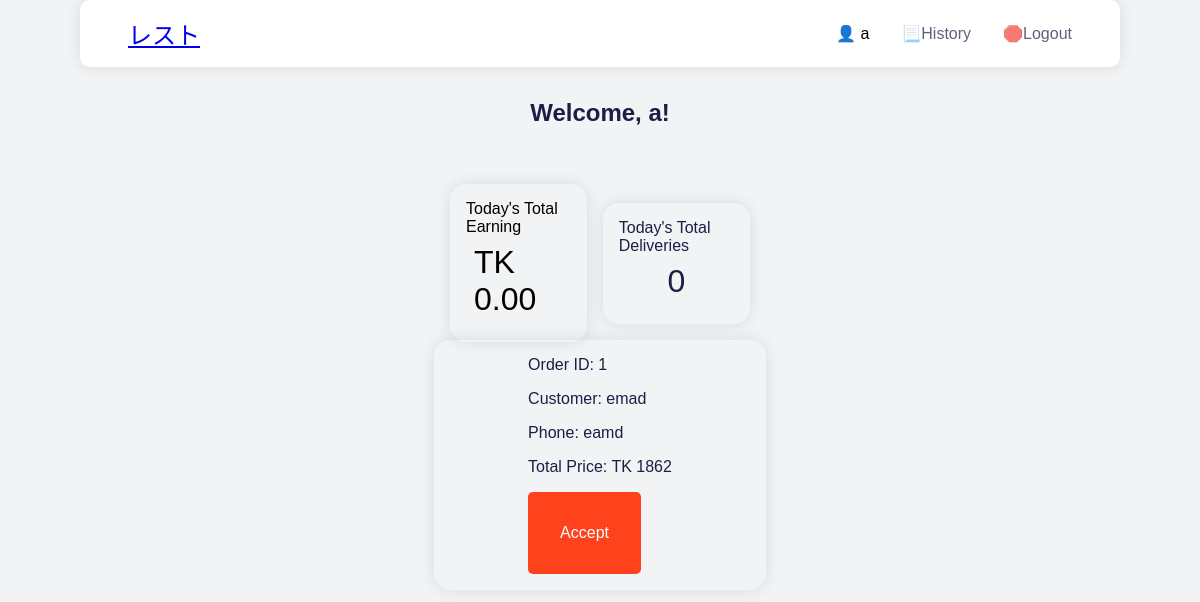
Page /deliveryman/deliverymanfront.php (signed in) on the earlier database version.
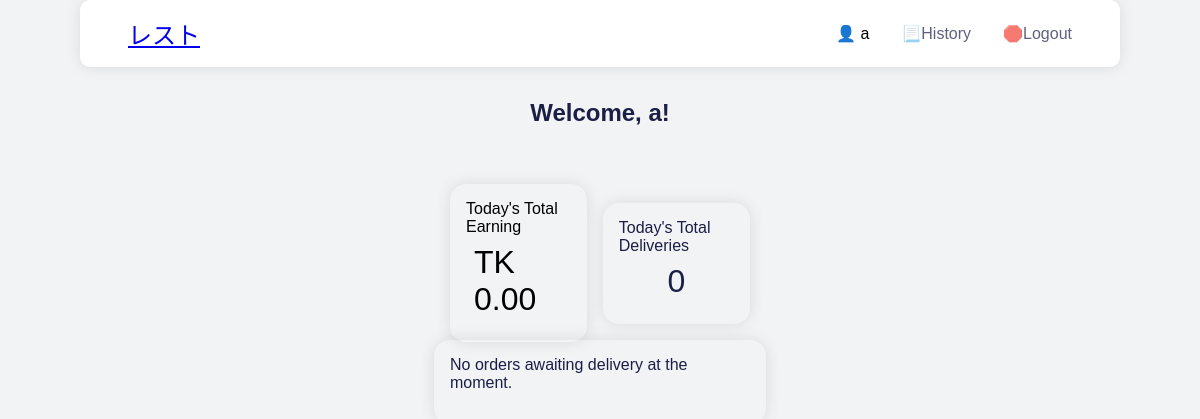
Same page on the later database version.
### tables this page shows
CREATE TABLE `check_for_rider` (
  `id` int(11) NOT NULL,
  `order_id` int(11) NOT NULL,
  `restaurant_name` varchar(100) NOT NULL,
  `customer_name` varchar(100) NOT NULL,
  `phone_number` varchar(15) NOT NULL,
  `room_number` varchar(50) NOT NULL,
  `total_price` int(11) NOT NULL,
  `status` enum('Awaiting','Pending','Confirmed','Cancelled') DEFAULT 'Awaiting',
  `rider_username` varchar(255) DEFAULT NULL,
  `added_at` datetime DEFAULT current_timestamp()
);

### deliveryman/deliverymanfront.php (the view, shortened to what this page needs)
<?php
$rider_username = $_SESSION['rider_username'];
$servername = "localhost";
$username_db = "root";
$password = "";
$dbname = "uiu-canteen";
$conn = new mysqli($servername, $username_db, $password, $dbname);
$sql = "SELECT * FROM check_for_rider WHERE status = 'Awaiting'";
$result = $conn->query($sql);
$available_orders = [];
if ($result->num_rows > 0) {
    while ($row = $result->fetch_assoc()) {
        $available_orders[] = $row;
    }
}
?>
<!DOCTYPE html>
<html lang="en">
<head>
    <link rel="stylesheet" href="deliveryman.css">
</head>
<body>
    <section class="nav-top">
        <navbar>
            <ul class="nav-list">
                <li class="nav-logo"> <a href="#">レスト</a> </li>
                <li class="nav-item">👤 <?php echo htmlspecialchars($rider_username); ?></li>
                <li class="nav-item"> <a href="delivery-history.php">📃History</a> </li>
                <li class="nav-item"> <a href="delivery-logout.php">🛑Logout</a> </li>
            </ul>
        </navbar>
    </section>
    <section class="main">
        <h1 class="welcome-msg">Welcome, <?php echo htmlspecialchars($rider_username); ?>!</h1>
        <div class="dashboard">
            <div class="dashboard-left">
                <p>Today's Total Earning</p>
                <p style="font-size: 2rem; padding: 0.5rem;">TK 0.00</p>
            </div>
            <div class="dashboard-right">
                <p>Today's Total Deliveries</p>
                <p style="font-size: 2rem; padding: 0.5rem;">0</p>
            </div>
        </div>
        <div class="main-content">
            <?php if (!empty($available_orders)) : ?>
                <?php foreach ($available_orders as $order) : ?>
                    <div class="order-box">
                        <p>Order ID: <?php echo htmlspecialchars($order['order_id']); ?></p>
                        <p>Customer: <?php echo htmlspecialchars($order['customer_name']); ?></p>
                        <p>Phone: <?php echo htmlspecialchars($order['phone_number']); ?></p>
                        <p>Total Price: TK <?php echo htmlspecialchars($order['total_price']); ?></p>
                        <form method="POST" action="take-order.php">
                            <button type="submit" class="confirm-btn">Accept</button>
                        </form>
                    </div>
                <?php endforeach; ?>
            <?php else : ?>
                <p>No orders awaiting delivery at the moment.</p>
            <?php endif; ?>
        </div>
    </section>
</body>
</html>

### deliveryman/deliveryman.css (style rules this page uses)
* { margin: 0; padding: 0; font-family: sans-serif; }
body { background-color: #f1f3f4; -webkit-font-smoothing : antialiased; font-family: sans-serif; }
li { list-style: none; }
.nav-top { padding: 0rem 5rem 1rem 5rem; align-self: center; }
.nav-list { background-color: white; box-shadow: 0px 0px 1rem rgba(0, 0, 0, 0.1); margin: 0; padding: 1rem 1rem; border-radius: 10px; display: flex; justify-content: flex-end; align-items: center; text-decoration: none; }
.nav-item { margin-right: 2rem; }
.nav-item a { text-decoration: none; color: #1b1f46; opacity: 0.7; transition: all 200ms ease-in; }
.nav-logo { text-decoration: none; color: #fe421b; font-family: sans-serif; font-size: 24px; margin-right: auto; margin-left: 2rem; transition: ease-in-out; transition-duration: 200ms; }
.main-content { display: flex; justify-content: space-between; align-items: center; margin: 5px; max-width: 25vw; margin-left: auto; margin-right: auto; box-shadow: 0px 0px 1rem rgba(0, 0, 0, 0.1); border-radius: 1rem; padding: 1rem; flex-direction: column; }
.main-content p { font-size: 1rem; color: #1b1f46; margin-bottom: 1rem; }
.dashboard { display: flex; justify-content: center; align-items: center; margin-top: 5rem; max-width: 25vw; margin-left: auto; margin-right: auto; padding: 1rem; gap: 1rem; height: 10vh }
.dashboard-left { display: flex; float: left; justify-content: center; align-items: center; margin-bottom: 2rem; flex-direction: column; font-size: 1rem; padding: 1rem; box-shadow: 0px 0px 1rem rgba(0, 0, 0, 0.1); border-radius: 1rem; }
.dashboard-right { display: flex; float: right; justify-content: center; align-items: center; font-size: 1rem; color: #1b1f46; flex-direction: column; margin-bottom: 2rem; padding: 1rem; box-shadow: 0px 0px 1rem rgba(0, 0, 0, 0.1); border-radius: 1rem; }
.welcome-msg { font-size: 1.5rem; color: #1b1f46; align-items: center; justify-content: center; display: flex; padding: 1rem; }
.confirm-btn { background-color: #fe421b; color: white; padding: 2rem; border-radius: 5px; border: none; cursor: pointer; transition: all 200ms ease-in; font-size: 1rem; }

Differences in the rows shown:
no longer on this page (row edited): check_for_rider: order "1", customer_name "emad", phone_number "eamd", total_price "1862"
Other differences:
text now shown: "No orders awaiting delivery at the moment."
